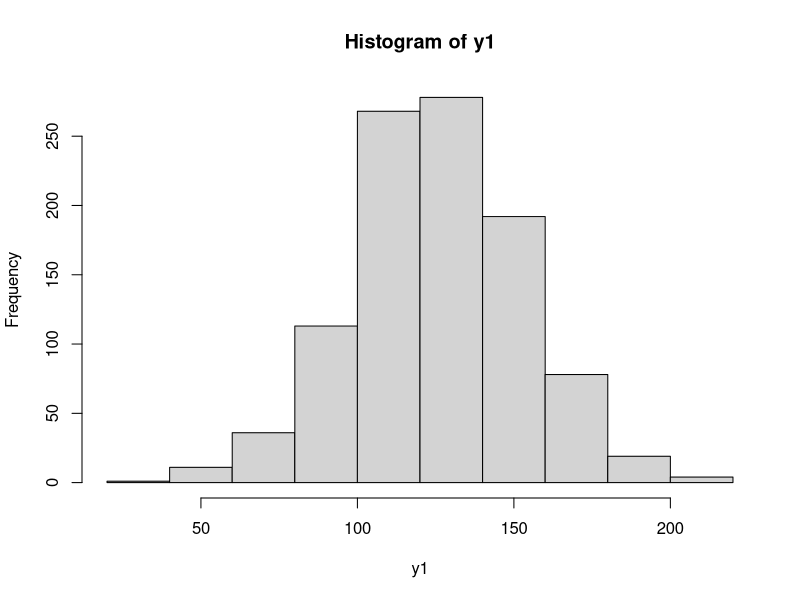
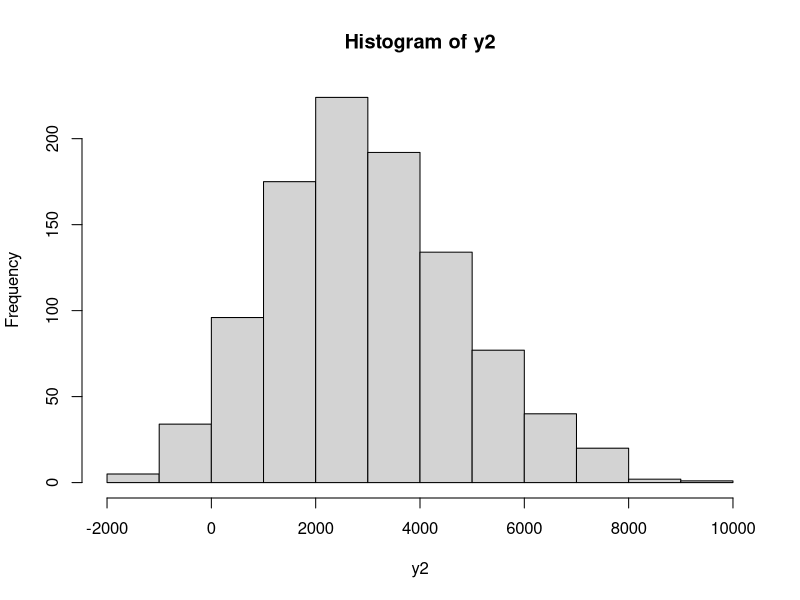
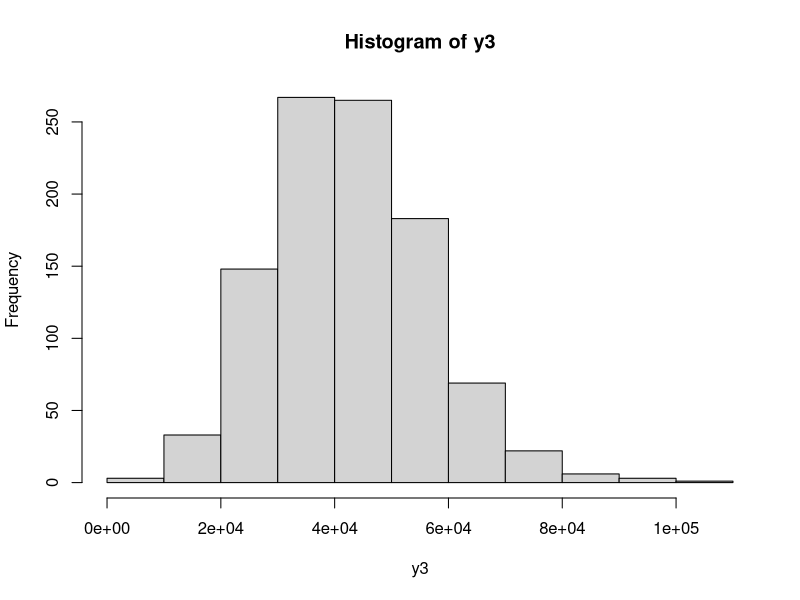

Recreate these plots in R, in order.
# Packages used:
library(tidyverse)

# Seed
set.seed(1456)

# Predictor Variables
x1 <- rnorm(1000, mean = rnorm(1, 50, 10), sd = rnorm(1, 10, 3))
x2 <- runif(1000, rnorm(1, 30, 4), rnorm(1, 55, 8))
x3 <- rnorm(1000, mean = rnorm(1, 50, 10), sd = rnorm(1, 10, 3))
x4 <- runif(1000, 30, 60)
x5 <- rnorm(1000, mean = rnorm(1, 50, 10), sd = rnorm(1, 10, 3))
x6 <- rnorm(1000, mean = rnorm(1, 50, 10), sd = rnorm(1, 10, 3))
x7 <- runif(1000, rnorm(1, 40, 10), rnorm(1, 77, 3))
x8 <- rnorm(1000, mean = rnorm(1, 50, 10), sd = rnorm(1, 10, 3))
x9 <- rnorm(1000, mean = rnorm(1, 50, 10), sd = rnorm(1, 10, 3))
x10 <- rnorm(1000, mean = rnorm(1, 50, 10), sd = rnorm(1, 10, 3))

# Predicted Variables

y1 <- x1 + x3 + x6 + x10 - x5 - x8
hist(y1)

y2 <- x1^2 + x5^2 + x6 - x9^2
hist(y2)

y3 <- ((3*(3*x1 + (x9 - 38))) - (x8 + x6)/x2 + x3/x7)*2*x10
hist(y3)

# Data Frame
df <- data.frame(x1, x2, x3, x4, x5, x6, x7, x8, x9, x10, y1, y2, y3)
df <- df %>% mutate(id = row_number())

round(as.matrix(cor(df[1:10])), 4)

# Test and Training Sets
train <- sample_n(df, 800)
test <- anti_join(df, train, by = 'id')

glimpse(test)
glimpse(train)
